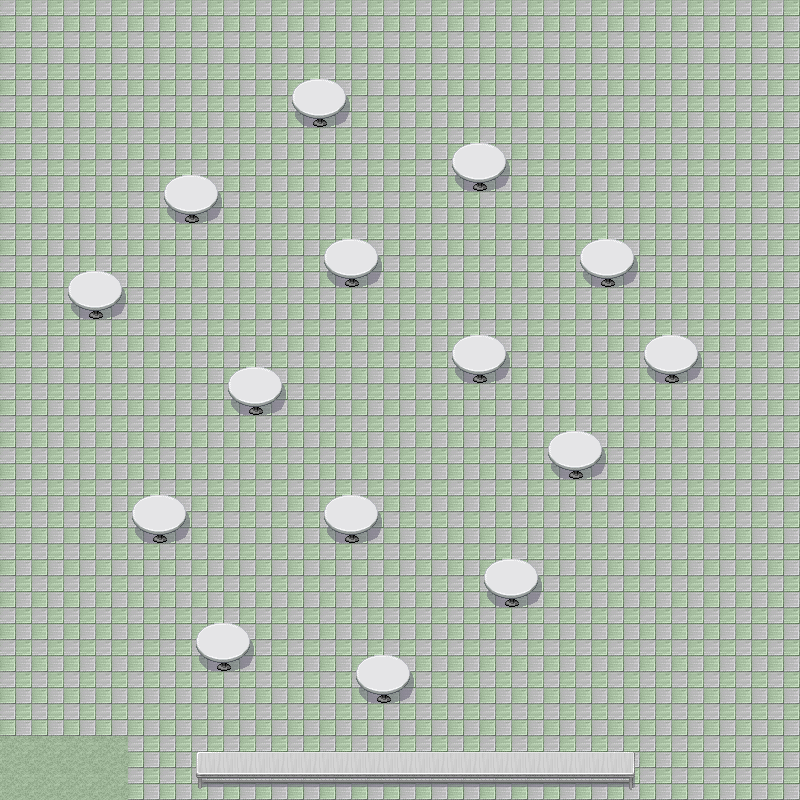

Below is a game level as drawn by its tile map, then a one-line description and the .tmx file that defines it, in full:
An orthogonal 25x25 tile map with 32x32 px tiles, 2 tile layers (navigation, blocked surfaces) and 15 objects.

<map version="1.0" orientation="orthogonal" renderorder="right-down" width="25" height="25" tilewidth="32" tileheight="32" nextobjectid="31">
 <tileset firstgid="1" name="cafeMacTileSet" tilewidth="32" tileheight="32">
  <image source="cafeMacTileSet.png" width="256" height="480" />
  <tile id="0">
   <properties>
    <property name="walkable" value="1" />
   </properties>
  </tile>
  <tile id="2">
   <properties>
    <property name="walkable" value="1" />
   </properties>
  </tile>
 </tileset>
 <layer name="navigation" width="25" height="25">
  <data encoding="csv">
3,3,3,3,3,3,3,3,3,3,3,3,3,3,3,3,3,3,3,3,3,3,3,3,3,
3,3,3,3,3,3,3,3,3,3,3,3,3,3,3,3,3,3,3,3,3,3,3,3,3,
3,3,3,3,3,3,3,3,3,3,3,3,3,3,3,3,3,3,3,3,3,3,3,3,3,
3,3,3,3,3,3,3,3,3,3,3,3,3,3,3,3,3,3,3,3,3,3,3,3,3,
3,3,3,3,3,3,3,3,3,3,3,3,3,3,3,3,3,3,3,3,3,3,3,3,3,
3,3,3,3,3,3,3,3,3,3,3,3,3,3,3,3,3,3,3,3,3,3,3,3,3,
3,3,3,3,3,3,3,3,3,3,3,3,3,3,3,3,3,3,3,3,3,3,3,3,3,
3,3,3,3,3,3,3,3,3,3,3,3,3,3,3,3,3,3,3,3,3,3,3,3,3,
3,3,3,3,3,3,3,3,3,3,3,3,3,3,3,3,3,3,3,3,3,3,3,3,3,
3,3,3,3,3,3,3,3,3,3,3,3,3,3,3,3,3,3,3,3,3,3,3,3,3,
3,3,3,3,3,3,3,3,3,3,3,3,3,3,3,3,3,3,3,3,3,3,3,3,3,
3,3,3,3,3,3,3,3,3,3,3,3,3,3,3,3,3,3,3,3,3,3,3,3,3,
3,3,3,3,3,3,3,3,3,3,3,3,3,3,3,3,3,3,3,3,3,3,3,3,3,
3,3,3,3,3,3,3,3,3,3,3,3,3,3,3,3,3,3,3,3,3,3,3,3,3,
3,3,3,3,3,3,3,3,3,3,3,3,3,3,3,3,3,3,3,3,3,3,3,3,3,
3,3,3,3,3,3,3,3,3,3,3,3,3,3,3,3,3,3,3,3,3,3,3,3,3,
3,3,3,3,3,3,3,3,3,3,3,3,3,3,3,3,3,3,3,3,3,3,3,3,3,
3,3,3,3,3,3,3,3,3,3,3,3,3,3,3,3,3,3,3,3,3,3,3,3,3,
3,3,3,3,3,3,3,3,3,3,3,3,3,3,3,3,3,3,3,3,3,3,3,3,3,
3,3,3,3,3,3,3,3,3,3,3,3,3,3,3,3,3,3,3,3,3,3,3,3,3,
3,3,3,3,3,3,3,3,3,3,3,3,3,3,3,3,3,3,3,3,3,3,3,3,3,
3,3,3,3,3,3,3,3,3,3,3,3,3,3,3,3,3,3,3,3,3,3,3,3,3,
3,3,3,3,3,3,3,3,3,3,3,3,3,3,3,3,3,3,3,3,3,3,3,3,3,
1,1,1,1,3,3,3,3,3,3,3,3,3,3,3,3,3,3,3,3,3,3,3,3,3,
1,1,1,1,3,3,3,3,3,3,3,3,3,3,3,3,3,3,3,3,3,3,3,3,3
</data>
 </layer>
 <layer name="blocked surfaces" width="25" height="25">
  <data encoding="csv">
0,0,0,0,0,0,0,0,0,0,0,0,0,0,0,0,0,0,0,0,0,0,0,0,0,
0,0,0,0,0,0,0,0,0,0,0,0,0,0,0,0,0,0,0,0,0,0,0,0,0,
0,0,0,0,0,0,0,0,0,33,34,0,0,0,0,0,0,0,0,0,0,0,0,0,0,
0,0,0,0,0,0,0,0,0,41,42,0,0,0,0,0,0,0,0,0,0,0,0,0,0,
0,0,0,0,0,0,0,0,0,0,0,0,0,0,33,34,0,0,0,0,0,0,0,0,0,
0,0,0,0,0,33,34,0,0,0,0,0,0,0,41,42,0,0,0,0,0,0,0,0,0,
0,0,0,0,0,41,42,0,0,0,0,0,0,0,0,0,0,0,0,0,0,0,0,0,0,
0,0,0,0,0,0,0,0,0,0,33,34,0,0,0,0,0,0,33,34,0,0,0,0,0,
0,0,33,34,0,0,0,0,0,0,41,42,0,0,0,0,0,0,41,42,0,0,0,0,0,
0,0,41,42,0,0,0,0,0,0,0,0,0,0,0,0,0,0,0,0,0,0,0,0,0,
0,0,0,0,0,0,0,0,0,0,0,0,0,0,33,34,0,0,0,0,33,34,0,0,0,
0,0,0,0,0,0,0,33,34,0,0,0,0,0,41,42,0,0,0,0,41,42,0,0,0,
0,0,0,0,0,0,0,41,42,0,0,0,0,0,0,0,0,0,0,0,0,0,0,0,0,
0,0,0,0,0,0,0,0,0,0,0,0,0,0,0,0,0,33,34,0,0,0,0,0,0,
0,0,0,0,0,0,0,0,0,0,0,0,0,0,0,0,0,41,42,0,0,0,0,0,0,
0,0,0,0,33,34,0,0,0,0,33,34,0,0,0,0,0,0,0,0,0,0,0,0,0,
0,0,0,0,41,42,0,0,0,0,41,42,0,0,0,0,0,0,0,0,0,0,0,0,0,
0,0,0,0,0,0,0,0,0,0,0,0,0,0,0,33,34,0,0,0,0,0,0,0,0,
0,0,0,0,0,0,0,0,0,0,0,0,0,0,0,41,42,0,0,0,0,0,0,0,0,
0,0,0,0,0,0,33,34,0,0,0,0,0,0,0,0,0,0,0,0,0,0,0,0,0,
0,0,0,0,0,0,41,42,0,0,0,33,34,0,0,0,0,0,0,0,0,0,0,0,0,
0,0,0,0,0,0,0,0,0,0,0,41,42,0,0,0,0,0,0,0,0,0,0,0,0,
0,0,0,0,0,0,0,0,0,0,0,0,0,0,0,0,0,0,0,0,0,0,0,0,0,
0,0,0,0,0,0,79,80,80,80,80,80,80,80,80,80,80,80,80,64,0,0,0,0,0,
0,0,0,0,0,0,87,88,88,88,88,88,88,88,88,88,88,88,88,72,0,0,0,0,0
</data>
 </layer>
 <objectgroup name="collision areas">
  <object id="6" x="288" y="72" width="64" height="56" />
  <object id="8" x="160" y="168" width="64" height="56" />
  <object id="12" x="64" y="264" width="64" height="56" />
  <object id="13" x="224" y="360" width="64" height="56" />
  <object id="14" x="128" y="488" width="64" height="56" />
  <object id="15" x="320" y="232" width="64" height="56" />
  <object id="16" x="448" y="136" width="64" height="56" />
  <object id="19" x="448" y="328" width="64" height="56" />
  <object id="21" x="320" y="488" width="64" height="64" />
  <object id="22" x="192" y="616" width="64" height="64" />
  <object id="23" x="352" y="648" width="64" height="64" />
  <object id="25" x="480" y="552" width="64" height="56" />
  <object id="28" x="640" y="328" width="64" height="56" />
  <object id="29" x="576" y="232" width="64" height="56" />
  <object id="30" x="192" y="752" width="448" height="32" />
 </objectgroup>
</map>
